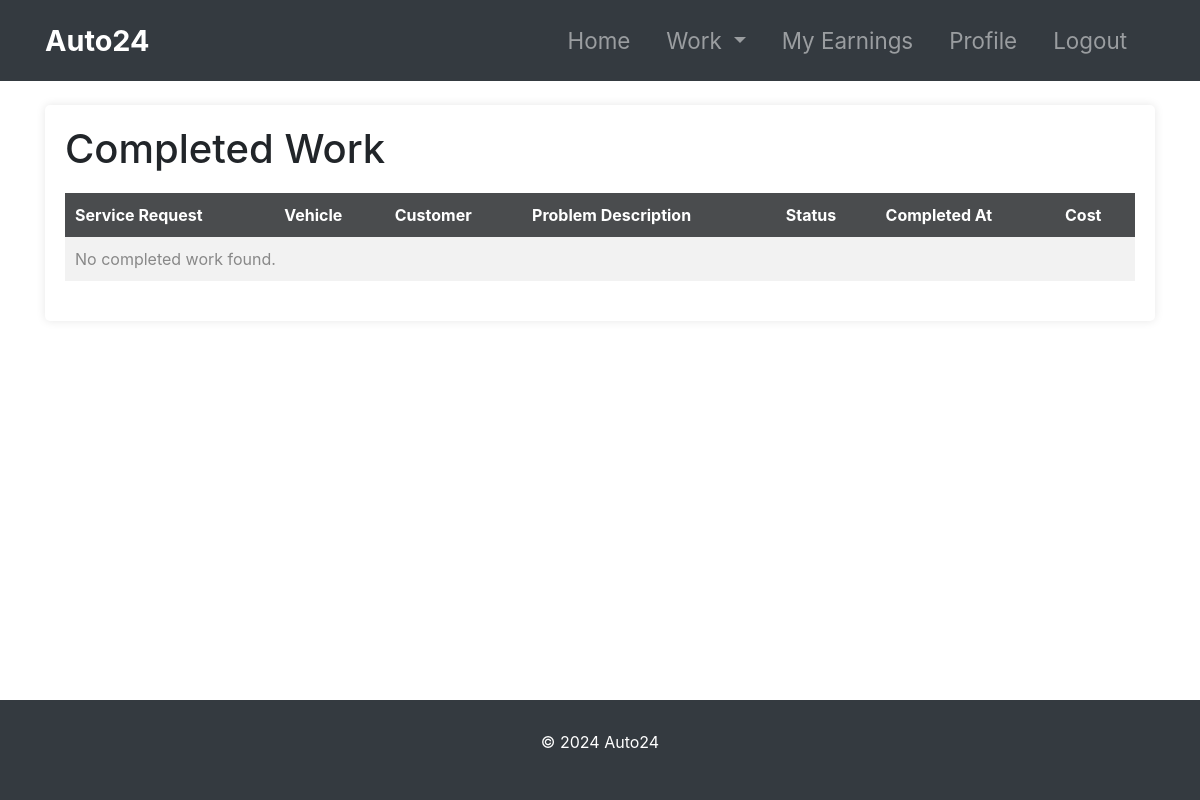
Before: /mechanic/work/completed/ (signed in) with the older database file.
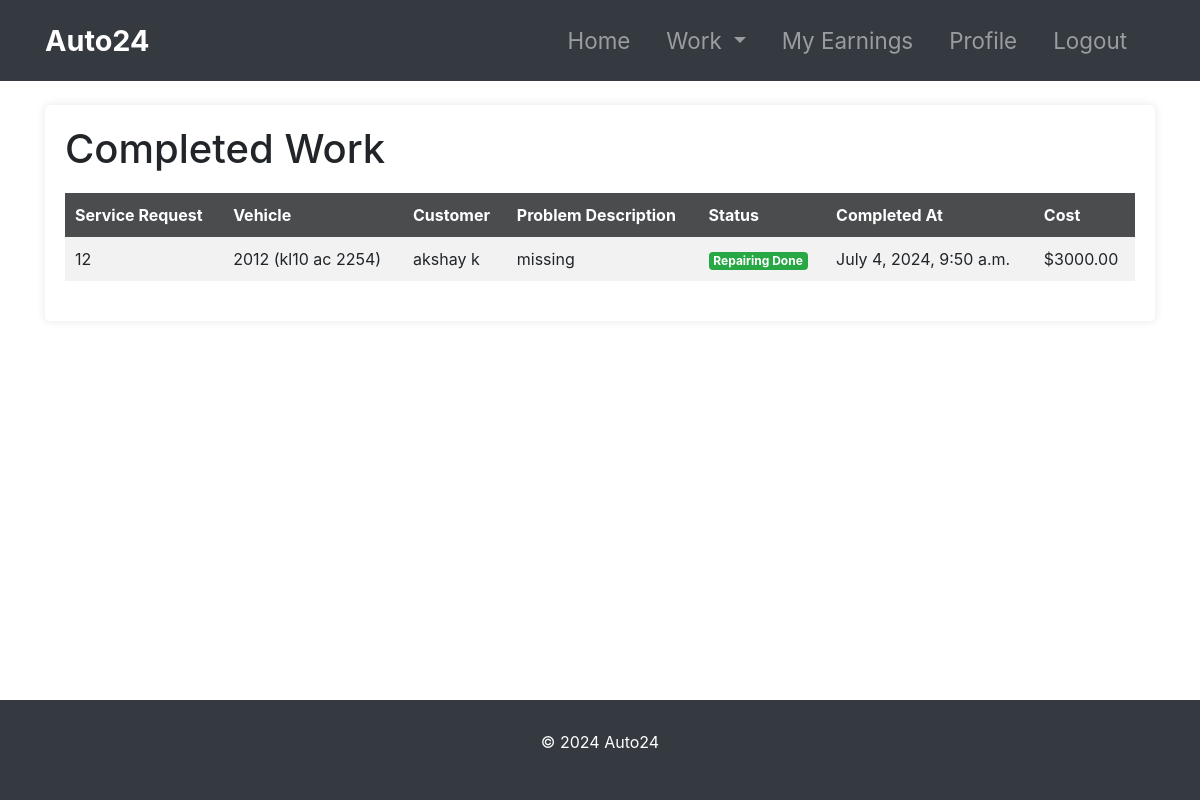
After: the same page with the newer database file.
### mechanic_management/models.py (models this page shows, shortened)
class MechanicWork(models.Model):
    mechanic = models.ForeignKey(Mechanic, on_delete=models.CASCADE, related_name='works')
    service_request = models.ForeignKey('customer_management.ServiceRequest', on_delete=models.CASCADE, related_name='works')
    assigned_at = models.DateTimeField(default=timezone.now)
    status = models.CharField(max_length=20, choices=[
        ('Repairing', 'Repairing'),
        ('Repairing Done', 'Repairing Done'),
        ('Released', 'Released')
    ], default='Repairing')
    cost = models.DecimalField(max_digits=10, decimal_places=2, null=True, blank=True)

### customer_management/models.py (models this page shows, shortened)
class ServiceRequest(models.Model):
    STATUS_CHOICES = [
        ('Pending', 'Pending'),
        ('Approved', 'Approved'),
        ('Repairing', 'Repairing'),
        ('Repairing Done', 'Repairing Done'),
        ('Released', 'Released')
    ]
    customer = models.ForeignKey(Customer, on_delete=models.CASCADE, related_name='service_requests')
    assigned_mechanic = models.ForeignKey('mechanic_management.Mechanic', on_delete=models.CASCADE, related_name='service_requests', null=True, blank=True)
    vehicle = models.ForeignKey(Vehicle, on_delete=models.CASCADE, related_name='service_requests')
    problem_description = models.CharField(max_length=300)
    status = models.CharField(max_length=20, choices=STATUS_CHOICES, default='Pending')
    cost = models.DecimalField(max_digits=10, decimal_places=2, null=True, blank=True)
    created_at = models.DateTimeField(default=timezone.now)

class Vehicle(models.Model):
    number = models.CharField(max_length=20)
    model = models.CharField(max_length=100)
    customer = models.ForeignKey(Customer, on_delete=models.CASCADE, related_name='vehicles')
    def __str__(self):
        return f"{self.model} ({self.number})"

class Customer(models.Model):
    user = models.OneToOneField(User, on_delete=models.CASCADE)
    profile_pic = models.ImageField(upload_to='profile_pic/CustomerProfilePic/', null=True, blank=True)
    address = models.CharField(max_length=40)
    mobile = models.CharField(max_length=20, null=False)
    @property
    def get_name(self):
        return self.user.first_name + " " + self.user.last_name

### mechanic_management/views.py (the view)
# urls.py: path('mechanic/work/completed/', views.completed_work, name='completed_work'),
@login_required
def completed_work(request):
    mechanic = get_object_or_404(Mechanic, user=request.user)
    completed_work = MechanicWork.objects.filter(
        mechanic=mechanic,
        status__in=['Repairing Done', 'Released']
    )
    return render(request, 'mechanic/completed_work.html', {'completed_work': completed_work})

### templates/mechanic/completed_work.html (shortened to what this page needs)
{% extends 'mechanic/base.html' %}
{% block content %}
<div class="container mt-4">
    <div class="work-container">
        <h1>Completed Work</h1>
        <table class="work-table table-striped">
            <thead>
                <tr>
                    <th>Service Request</th>
                    <th>Vehicle</th>
                    <th>Customer</th>
                    <th>Problem Description</th>
                    <th>Status</th>
                    <th>Completed At</th>
                    <th>Cost</th>
                </tr>
            </thead>
            <tbody>
                {% for work in completed_work %}
                <tr>
                    <td>{{ work.service_request.id }}</td>
                    <td>{{ work.service_request.vehicle }}</td>
                    <td>{{ work.service_request.customer.get_name }}</td>
                    <td>{{ work.service_request.problem_description }}</td>
                    <td>
                        {% if work.status == 'Repairing' %}
                            <span class="badge badge-warning">{{ work.status }}</span>
                        {% elif work.status == 'Repairing Done' %}
                            <span class="badge badge-success">{{ work.status }}</span>
                        {% elif work.status == 'Released' %}
                            <span class="badge badge-info">{{ work.status }}</span>
                        {% endif %}
                    </td>
                    <td>{{ work.assigned_at }}</td>
                    <td>${{ work.cost }}</td>
                </tr>
                {% empty %}
                <tr>
                    <td colspan="7" class="no-completed-work">No completed work found.</td>
                </tr>
                {% endfor %}
            </tbody>
        </table>
    </div>
</div>
{% endblock %}

Changed rows visible on the page:
added MechanicWork: service_request.id "12", service_request.vehicle "2012 (kl10 ac 2254)", service_request.customer.get_name "akshay k", service_request.problem_description "missing", status "Repairing Done", assigned_at "July 4, 2024, 9:50 a.m.", cost "3000.00"
Other visible differences:
text no longer shown: "No completed work found."
